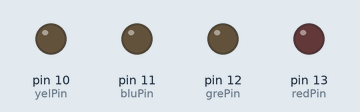
A sketch run on a simulated Arduino Uno, built with avr-gcc and run on an emulated ATmega328P. Parts: output pins drawn as LEDs (lit = HIGH).

Above: at 0.5 s.
At 2.4 s:
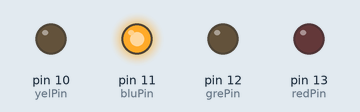
At 4.4 s:
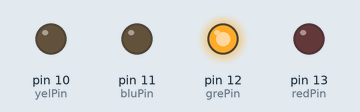
At 8.4 s:
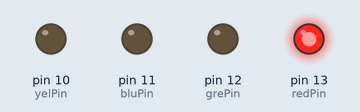
At 12.4 s:
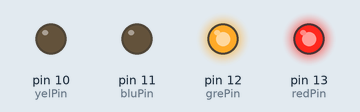
At 17.4 s:
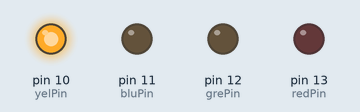
Timing chart, 0 to 18.4 s (numbered marks = the images above):
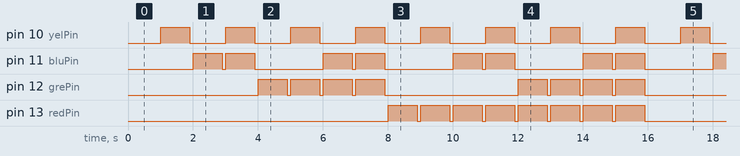

The sketch:

lesson_5_hwrk.ino
```cpp
int redPin = 13;
int grePin = 12;
int bluPin = 11;
int yelPin = 10;
int tick = 0;
int lightOnDelay = 900;
int lightOffDelay = 100;

void setup() {
    pinMode(redPin, OUTPUT);
    pinMode(grePin, OUTPUT);
    pinMode(bluPin, OUTPUT);
    pinMode(yelPin, OUTPUT);
}

void loop() {
    if(tick % 16 >= 8) {
        digitalWrite(redPin, HIGH);
    }
    if(tick % 8 >= 4) {
        digitalWrite(grePin, HIGH);
    }
    if(tick % 4 >= 2) {
        digitalWrite(bluPin, HIGH);
    }
    if(tick % 2 == 1) {
        digitalWrite(yelPin, HIGH);
    }
    delay(lightOnDelay);
    tick ++;
    digitalWrite(redPin,LOW);
    digitalWrite(grePin,LOW);
    digitalWrite(bluPin,LOW);
    digitalWrite(yelPin,LOW);
    delay(lightOffDelay);
}
```

Measured:
- by itself, pin 10 (yelPin): alternates HIGH for 0.90 s and LOW for 1.1 s
- by itself, pin 11 (bluPin): repeats every 4.0 s: LOW 0.10 s, HIGH 0.90 s, LOW 2.1 s, HIGH 0.90 s
- by itself, pin 12 (grePin): repeats every 8.0 s: 3 × (LOW 0.10 s, HIGH 0.90 s), LOW 4.1 s, HIGH 0.90 s
- by itself, pin 13 (redPin): goes 7 × (HIGH 0.90 s, LOW 0.10 s), HIGH 0.90 s, LOW 8.1 s, 7 × (HIGH 0.90 s, LOW 0.10 s), HIGH 0.90 s, then LOW
